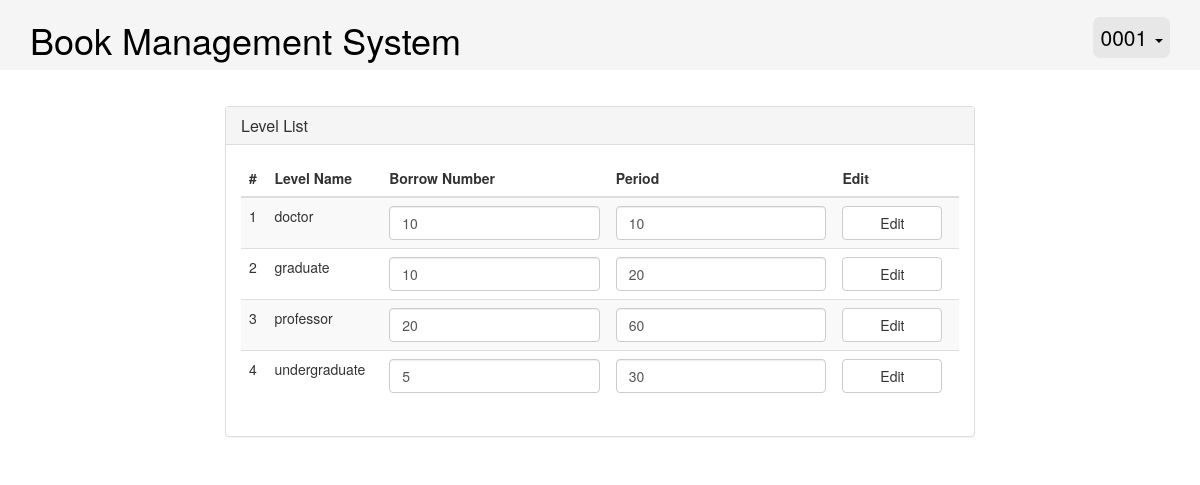
The page /php/admin/level.php (signed in) on the database its author committed.
### tables this page shows
CREATE TABLE USERLEVEL
(
  LEVELNAME VARCHAR(100) NOT NULL,  
 
  BORROWNUM INT NOT NULL,   
  PERIOD INT NOT NULL,		 
  PRIMARY KEY(LEVELNAME)
);

### php/admin/level.php (the view, shortened to what this page needs)
<!DOCTYPE HTML>
<html>
<head>
	<link rel="stylesheet" type="text/css" href="../../plugins/bootstrap/css/bootstrap.css" />
	<link rel="stylesheet" type="text/css" href="../../css/index.css" />
</head>
<body>
	<div class="page-head">
		<div class="container">
			<div class="row">
				<div class="col-sm-8">
					<h1><a href="admin.php">Book Management System</a></h1>
				</div>
				<div class="col-sm-4">
					<div class="page-head-right">
						<div class="dropdown">
							<a id="dLabel" href="#" class="dropdown-toggle" data-toggle="dropdown" aria-haspopup="true" role="button" aria-expanded="false">
								<?php echo $_SESSION["userId"]; ?>
								<span class="caret"></span>
							</a>
						</div>
					</div>
				</div>
			</div>
		</div>
	</div>
	<div class="container container-body">
		<div class="row">
			<div class="col-sm-8 col-sm-offset-2">
				<div class="panel panel-default">
					<div class="panel-heading">
						<h3 class="panel-title">Level List</h3>
					</div>
					<div class="panel-body">
						<table class="table table-striped">
							<thead>
								<tr>
									<th>#</th><th>Level Name</th><th>Borrow Number</th><th>Period</th><th>Edit</th>
								</tr>
							</thead>
							<tbody>
								<?php
									$result=mysql_query("SELECT LEVELNAME, BORROWNUM, PERIOD FROM USERLEVEL");
									$num=0;
									while ($row=mysql_fetch_array($result))
									{
										++$num;
										echo "<tr><td>$num</td><td>$row[LEVELNAME]</td><td><input id='borrownum$num' class='form-control' type='number' value='$row[BORROWNUM]'></input></td><td><input id='period$num' class='form-control' type='number' value='$row[PERIOD]'></input></td><td><button type='button' class='btn btn-default' onclick='modifyLevel(\"$row[LEVELNAME]\", $(\"#borrownum$num\").val(), $(\"#period$num\").val())'>Edit</button></td></tr>";
									}
								?>
							</tbody>
						</table>
					</div>
				</div>
			</div>
		</div>
	</div>
</body>
</html>

### css/index.css (style rules this page uses)
.page-head { background-color: #F5F5F5; }
.page-head-right { background-color: #E7E7E7; color: #000000; font-size: 21px; line-height: 1.3; margin-top: 17px; padding: 7px; float: right; border-radius: 7px; }
.page-head-right a { color: #000000; }
.container-body { margin-top: 3%; }
.btn { width: 100px; }
h1 a { color: #000000; }

### rows shown on the page
userlevel: LEVELNAME "doctor", BORROWNUM "10", PERIOD "10"
userlevel: LEVELNAME "graduate", BORROWNUM "10", PERIOD "20"
userlevel: LEVELNAME "professor", BORROWNUM "20", PERIOD "60"
userlevel: LEVELNAME "undergraduate", BORROWNUM "5", PERIOD "30"

### other values the page prints
$_SESSION["userId"] "0001"
